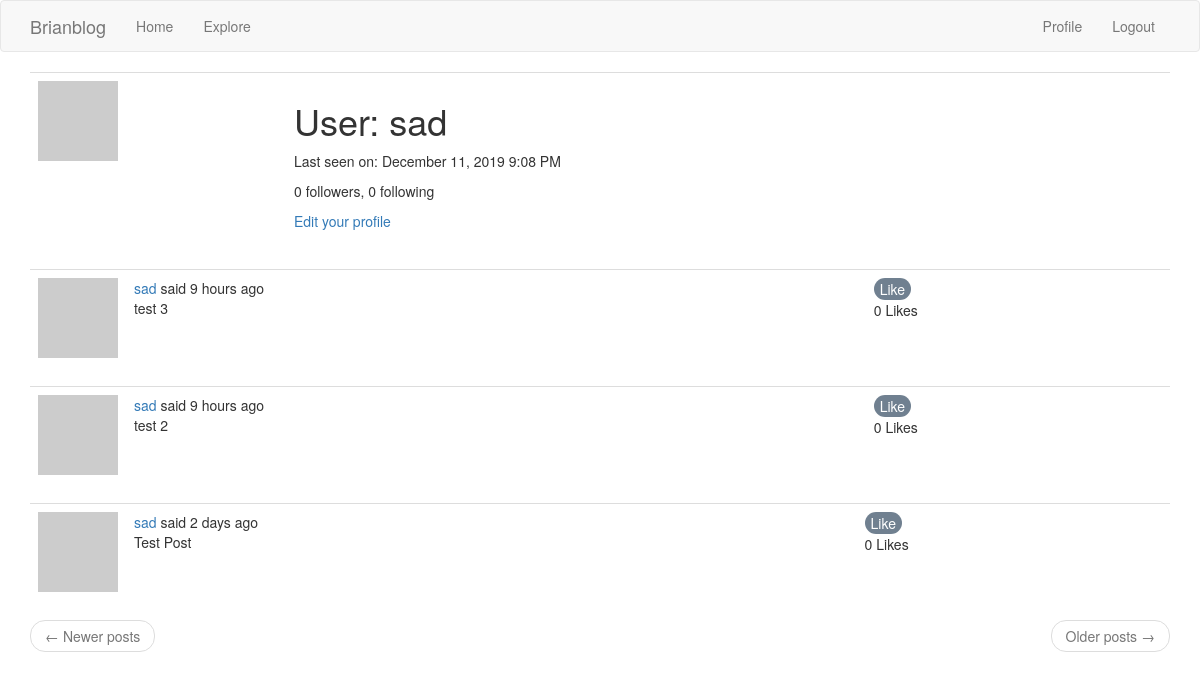
/user/sad (signed in), run on an earlier commit of the app's database.
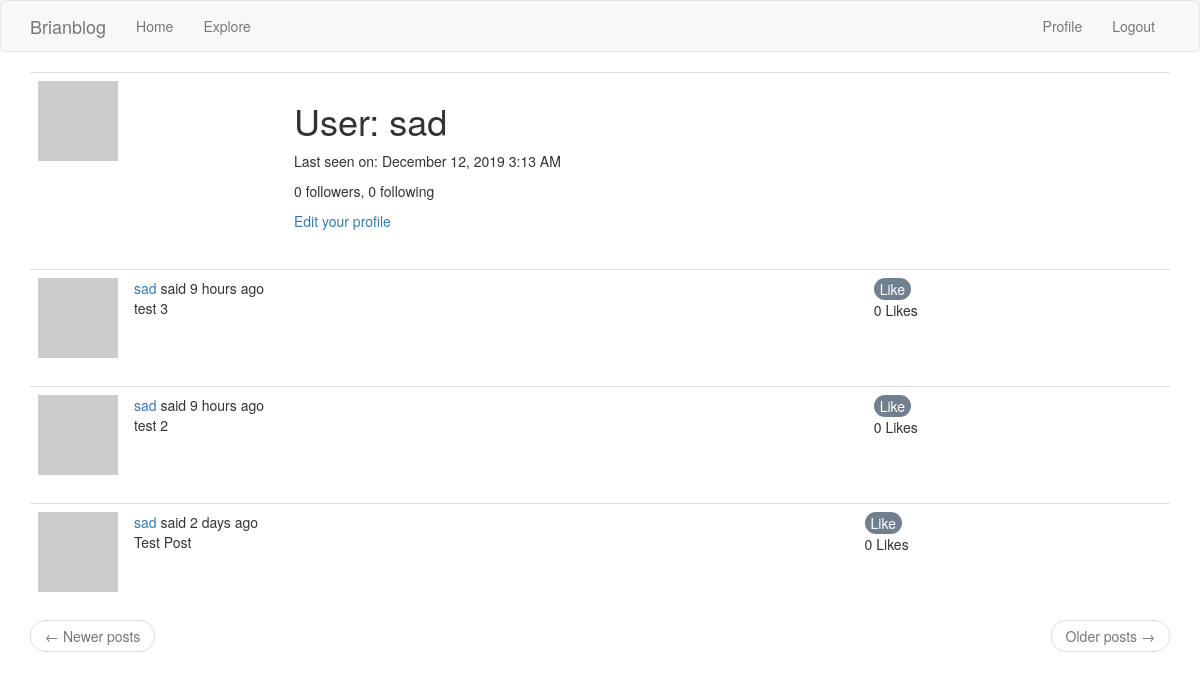
And on a later commit of the database.
### app/models.py (models this page shows, shortened)
class User(UserMixin, db.Model):
    id = db.Column(db.Integer, primary_key=True)
    username = db.Column(db.String(64), index=True, unique=True)
    email = db.Column(db.String(120), index=True, unique=True)
    password_hash = db.Column(db.String(128))
    posts = db.relationship('Post', backref='author', lazy='dynamic')
    about_me = db.Column(db.String(140))
    last_seen = db.Column(db.DateTime, default=datetime.utcnow)
    followed = db.relationship(
        'User', secondary=followers,
        primaryjoin=(followers.c.follower_id == id),
        secondaryjoin=(followers.c.followed_id == id),
        backref=db.backref('followers', lazy='dynamic'), lazy='dynamic')
    def avatar(self, size):
        digest = md5(self.email.lower().encode('utf-8')).hexdigest()
        return 'https://www.gravatar.com/avatar/{}?d=identicon&s={}'.format(
            digest, size)

class Post(db.Model):
    id = db.Column(db.Integer, primary_key=True)
    body = db.Column(db.String(140))
    timestamp = db.Column(db.DateTime, index=True, default=datetime.utcnow)
    user_id = db.Column(db.Integer, db.ForeignKey('user.id'))

### app/routes.py (the view)
@app.route('/user/<username>')
@login_required
def user(username):
    user = User.query.filter_by(username=username).first_or_404()
    page = request.args.get('page', 1, type=int)
    posts = user.posts.order_by(Post.timestamp.desc()).paginate(
        page, app.config['POSTS_PER_PAGE'], False)
    next_url = url_for('user', username=user.username, page=posts.next_num) \
        if posts.has_next else None
    prev_url = url_for('user', username=user.username, page=posts.prev_num) \
        if posts.has_prev else None
    return render_template('user.html', user=user, posts=posts.items,
                           next_url=next_url, prev_url=prev_url)

### app/models.py (called while the page is built)
@login.user_loader
def load_user(id):
    return User.query.get(int(id))

### app/routes.py (called while the page is built)
@app.before_request
def before_request():
    if current_user.is_authenticated:
        current_user.last_seen = datetime.utcnow()
        db.session.commit()
    g.locale = str(get_locale())

### app/templates/user.html (shortened to what this page needs)
{% extends "base.html" %}
{% block app_content %}
    <table class="table table-hover">
        <tr>
            <td width="256px"><img src="{{ user.avatar(256) }}"></td>
            <td>
                <h1>{{ _('User') }}: {{ user.username }}</h1>
                {% if user.last_seen %}
                <p>{{ _('Last seen on') }}: {{ moment(user.last_seen).format('LLL') }}</p>
                {% endif %}
                <p>{{ _('%(count)d followers', count=user.followers.count()) }}, {{ _('%(count)d following', count=user.followed.count()) }}</p>
                {% if user == current_user %}
                <p><a href="{{ url_for('edit_profile') }}">{{ _('Edit your profile') }}</a></p>
                {% elif not current_user.is_following(user) %}
                <p><a href="{{ url_for('follow', username=user.username) }}">{{ _('Follow') }}</a></p>
                {% else %}
                <p><a href="{{ url_for('unfollow', username=user.username) }}">{{ _('Unfollow') }}</a></p>
                {% endif %}
            </td>
        </tr>
    </table>
    {% for post in posts %}
        {% include '_post.html' %}
    {% endfor %}
    <nav aria-label="...">
        <ul class="pager">
            <li class="previous{% if not prev_url %} disabled{% endif %}">
                <a href="{{ prev_url or '#' }}">
                    <span aria-hidden="true">&larr;</span> {{ _('Newer posts') }}
                </a>
            </li>
            <li class="next{% if not next_url %} disabled{% endif %}">
                <a href="{{ next_url or '#' }}">
                    {{ _('Older posts') }} <span aria-hidden="true">&rarr;</span>
                </a>
            </li>
        </ul>
    </nav>
{% endblock %}

### app/templates/base.html (shortened to what this page needs)
{% extends 'bootstrap/base.html' %}
{% block navbar %}
    <nav class="navbar navbar-default">
        <div class="container">
            <div class="navbar-header">
                <a class="navbar-brand" href="{{ url_for('index') }}">Brianblog</a>
            </div>
            <div class="collapse navbar-collapse" id="bs-example-navbar-collapse-1">
                <ul class="nav navbar-nav">
                    <li><a href="{{ url_for('index') }}">{{ _('Home') }}</a></li>
                    <li><a href="{{ url_for('explore') }}">{{ _('Explore') }}</a></li>
                </ul>
                <ul class="nav navbar-nav navbar-right">
                    {% if current_user.is_anonymous %}
                    <li><a href="{{ url_for('login') }}">{{ _('Login') }}</a></li>
                    {% else %}
                    <li><a href="{{ url_for('user', username=current_user.username) }}">{{ _('Profile') }}</a></li>
                    <li><a href="{{ url_for('logout') }}">{{ _('Logout') }}</a></li>
                    {% endif %}
                </ul>
            </div>
        </div>
    </nav>
{% endblock %}
{% block content %}
    <div class="container">
        {% block app_content %}{% endblock %}
    </div>
{% endblock %}

### app/templates/_post.html (shortened to what this page needs)
<table class="table table-hover">
    <tr>
        <td width="70px">
            <a href="{{ url_for('user', username=post.author.username) }}">
                <img src="{{ post.author.avatar(70) }}" />
            </a>
        </td>
        <td>
            {{ _('%(username)s said %(when)s',
                username=user_link, when=moment(post.timestamp).fromNow()) }}
            <br>
            {{ post.body }}
        </td>
        <td>
            <button onClick="like()">Like</button>
            <p id="likes">0 Likes</p>
        </td>
    </tr>
</table>

### app/templates/_post.html (style rules this page uses)
button { background-color:slategray; color:white; border:none; border-radius:20px; }

What changed in the data, as far as the page shows it:
changed User "sad": last_seen "December 11, 2019 9:08 PM" → "December 12, 2019 3:13 AM"
